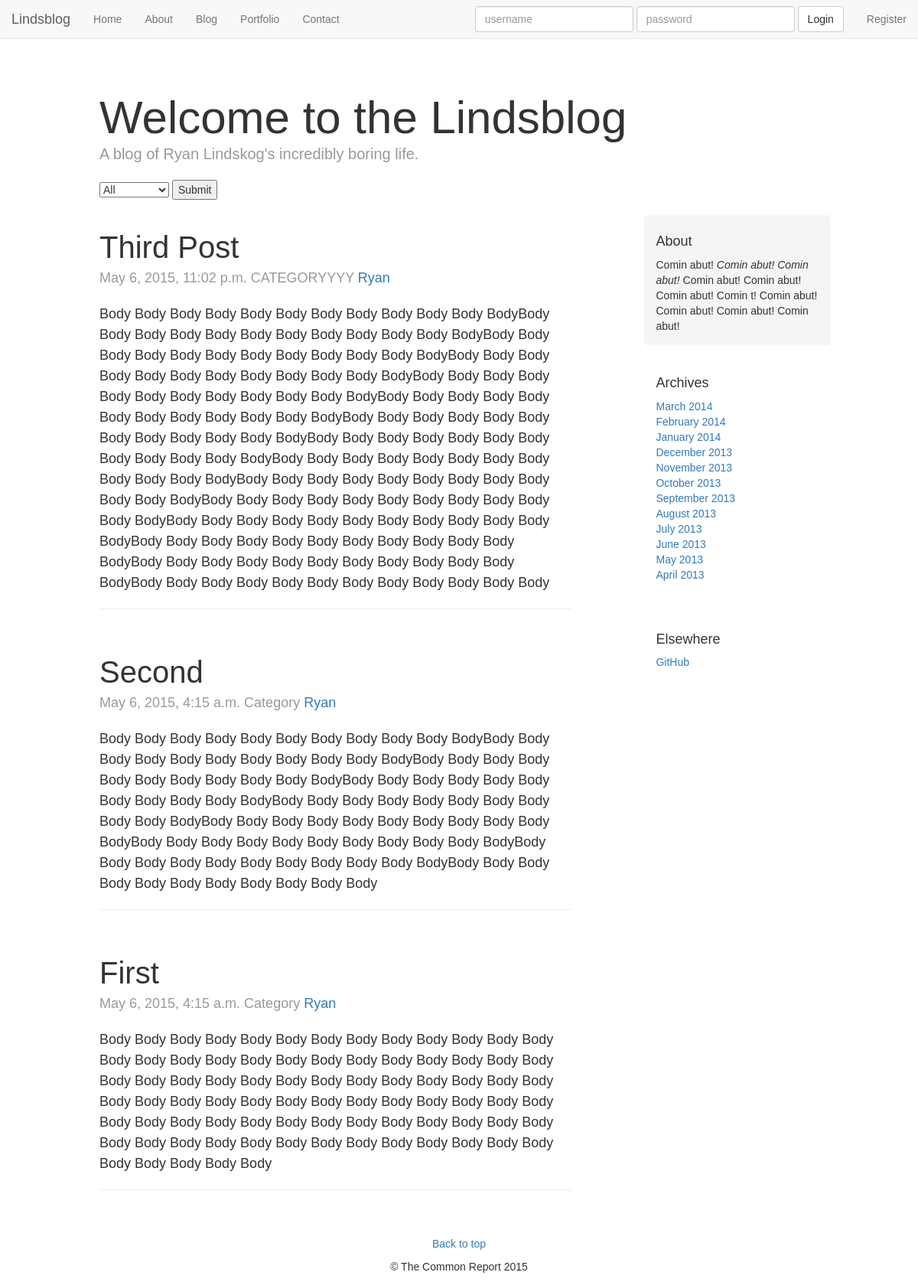
The page /blog/ on the database as committed earlier.
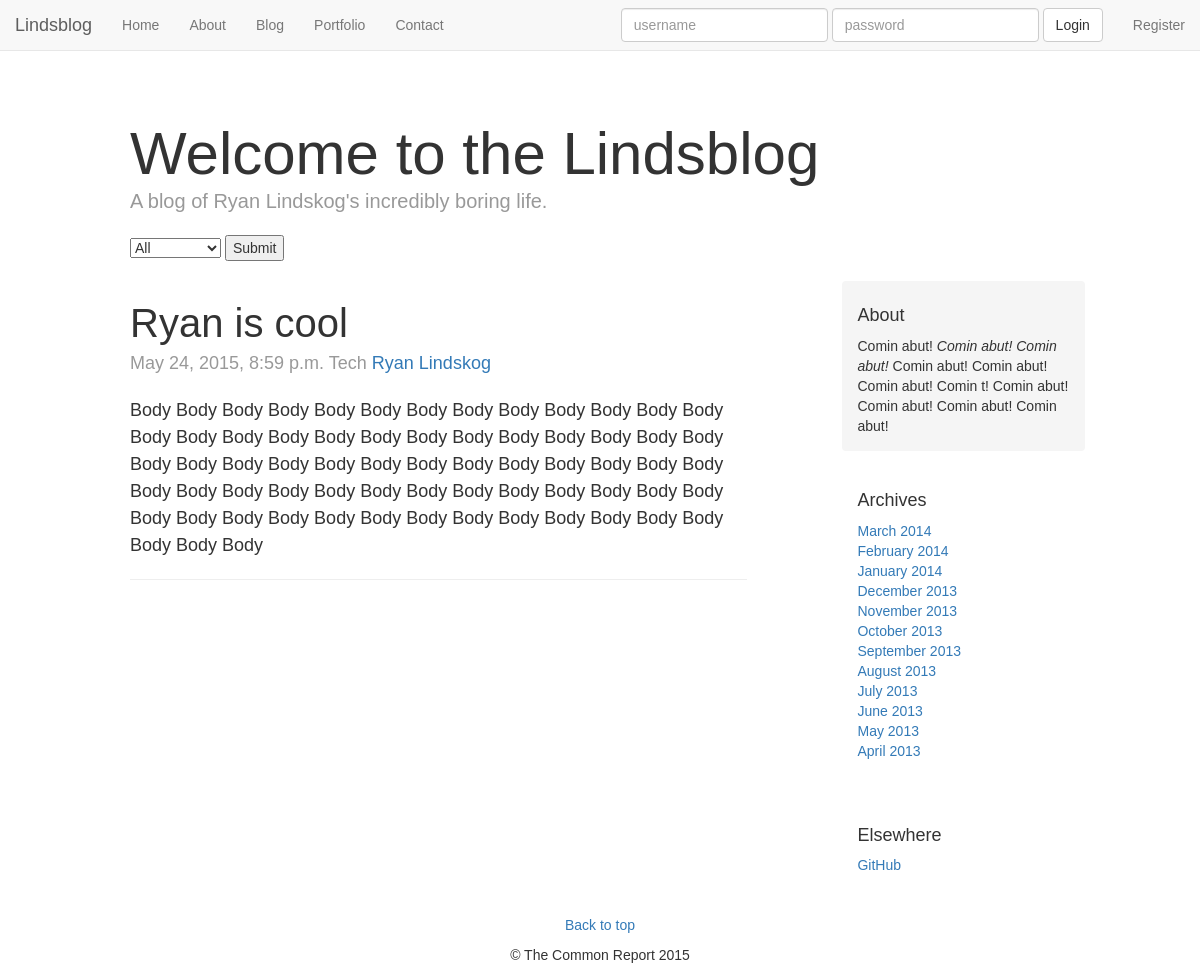
The same page on the database as committed later.
### blog/models.py (models this page shows, shortened)
class Post(models.Model):
    title = models.CharField(max_length=120)
    author = models.CharField(default='Ryan Lindskog', max_length=50)
    CATEGORY_CHOICES = (
        ('Tech', 'Tech'),
        ('Sports', 'Sports'),
        ('Music', 'Music'),
        ('Philosophy', 'Philosophy'),
    )
    category = models.CharField(max_length=120, choices=CATEGORY_CHOICES, default='All')
    body = models.TextField()
    created = models.DateTimeField(auto_now_add=True, auto_now=False)
    edited = models.DateTimeField(auto_now_add=False, auto_now=True)
    slug = models.SlugField(max_length=120, unique=True)

### blog/views.py (the view)
# urls.py: 2. Add a URL to urlpatterns:  url(r'^blog/', include(blog_urls))
def blog(request):
    form = CategoryForm(request.POST or None)
    if form.is_valid():
        category = form.cleaned_data.get('category')
    else:
        category = 'All'
    print(category)
    entries = Post.objects.order_by("-created").all()  # order_by("-created") to reverse
    entry_list = list(entries)
    paginator = Paginator(entries, 12)
    for i in entries:
        print(i.created)
    try:
        page = int(request.GET.get("page", '1')) # this is where you set beginning page!  If you want it to start from last, page = paginator.num_pages
    except ValueError:
        page = 1
    try:
        entries = paginator.page(page)
    except (InvalidPage, EmptyPage):
        entries = paginator.page(paginator.num_pages)
    template = 'blog.html'
    context = dict(posts=entries, user=request.user, form=form, category=category, title=template_title(request))
    return render(request, template, context)

### blog/forms.py
class CategoryForm(forms.Form):
    CATEGORY_CHOICES = (
        ('All', 'All'),
        ('Tech', 'Tech'),
        ('Sports', 'Sports'),
        ('Music', 'Music'),
        ('Philosophy', 'Philosophy'),
    )
    category = forms.ChoiceField(choices=CATEGORY_CHOICES, label='category')

### home/views.py (called while the page is built)
def template_title(a_request):
    user = a_request.user
    path = a_request.get_full_path()
    if path == '/':
        current_page = 'Home'
    else:
        split_path = path.split('/')
        if len(split_path) > 1:
            current_page = path.split('/')[1].title()
        else:
            current_page = path.split('/')[-1].title()
    if user.is_authenticated():
        title_string = "%s | %s" % (user, current_page)
    else:
        title_string = "Signup! | %s" % current_page
    return title_string

### templates/blog.html (shortened to what this page needs)
{% extends 'base.html' %}
{% load crispy_forms_tags %}
  {% block content %}
      <div class="container">
        <div class="blog-header">
            <h1 class="blog-title">Welcome to the Lindsblog</h1>
            <p class="lead blog-description">A blog of Ryan Lindskog's incredibly boring life.</p>
            <form action="" method="post">
                {% for choice in form %}
                        {{ choice }}
                {% endfor %}
                <input type="submit" value="Submit" />
            </form>
          </div>
  <div class="row">
    <div class="col-sm-8 blog-main">
    {% for post in posts %}
        {% if post.category == category %}
            <div class="blog-post">
                <h2 class="blog-post-title"> {{ post.title }} </h2>
                <p class="blog-post-meta">{{ post.created }} {{ post.category }} <a href="#">{{ post.author }}</a></p>
                <p>{{ post.body }}</p>
                <hr>
            </div>
        {% elif category == 'All' %}
            <div class="blog-post">
                <h2 class="blog-post-title"> {{ post.title }} </h2>
                <p class="blog-post-meta">{{ post.created }} {{ post.category }} <a href="#">{{ post.author }}</a></p>
                <p>{{ post.body }}</p>
                <hr>
            </div>
        {% endif %}
    {% endfor %}
    </div>
        <div class="col-sm-3 col-sm-offset-1 blog-sidebar">
          <div class="sidebar-module sidebar-module-inset">
            <h4>About</h4>
            <p>Comin abut! <em>Comin abut! Comin abut! </em> Comin abut! Comin abut! Comin abut! Comin <abu></abu>t! Comin abut! Comin abut! Comin abut! Comin abut! </p>
          </div>
          <div class="sidebar-module">
            <h4>Archives</h4>
            <ol class="list-unstyled">
              <li><a href="#">March 2014</a></li>
              <li><a href="#">February 2014</a></li>
              <li><a href="#">January 2014</a></li>
              <li><a href="#">December 2013</a></li>
              <li><a href="#">November 2013</a></li>
              <li><a href="#">October 2013</a></li>
              <li><a href="#">September 2013</a></li>
              <li><a href="#">August 2013</a></li>
              <li><a href="#">July 2013</a></li>
              <li><a href="#">June 2013</a></li>
              <li><a href="#">May 2013</a></li>
              <li><a href="#">April 2013</a></li>
            </ol>
          </div>
          <div class="sidebar-module">
            <h4>Elsewhere</h4>
            <ol class="list-unstyled">
              <li><a href="https://github.com/rlindskog" target="_blank">GitHub</a></li>
            </ol>
          </div>
        </div>
      </div>
    </div>
  {% endblock %}

### templates/base.html (shortened to what this page needs)
<!DOCTYPE html>
{% load staticfiles %}
<html>
{% include 'head.html' %}
<body>
</body>
{% include 'navbar.html' %}
{% block content %}
{% endblock %}
{% include 'footer.html' %}
</body>
</html>

### templates/head.html (shortened to what this page needs)
{% load staticfiles %}
<head>
    <link href="{% static 'css/bootstrap.min.css' %}" rel="stylesheet">
    <link href="{% static 'css/site.css' %}" rel="stylesheet">
    </head>

### templates/navbar.html (shortened to what this page needs)
{% load staticfiles %}
      <nav class="navbar navbar-default navbar-static-top">
        <div class="container-fluid">
          <div class="navbar-header">
            <a class="navbar-brand" href="/">Lindsblog</a>
          </div>
          <div id="navbar" class="navbar-collapse collapse">
            <ul class="nav navbar-nav">
              <li><a href="{% url 'home' %}">Home</a></li>
              <li><a href="{% url 'about' %}">About</a></li>
              <li><a href="{% url 'blog' %}">Blog</a></li>
              <li><a href="{% url 'portfolio' %}">Portfolio</a></li>
              <li><a href="{% url 'contact' %}">Contact</a></li>
                </ul>
            <ul class="nav navbar-nav navbar-right">
                {% if request.user.is_authenticated %}
                    <li><a href="{% url 'auth_logout' %}">Logout<span class="sr-only">(current)</span></a></li>
                {% else %}
                    <li><a href="{% url 'registration_register' %}">Register<span class="sr-only">(current)</span></a></li>
                {% endif %}
            </ul>
        {% if not request.user.is_authenticated and not "/accounts/login" in request.get_full_path %}
            <form class="navbar-form navbar-right" method="post" action="{% url 'auth_login' %}">
                <div class="form-group">
                    <input class="form-control" type="text" name="username" placeholder="username"/>
                </div>
                <div class="form-group">
                    <input class="form-control" type="password" name="password" placeholder="password"/>
                </div>
                <button class="btn btn-default" type="submit">Login</button>
            </form>
        {% endif %}
          </div>
        </div>
      </nav>

### templates/footer.html
<footer class="footer text-center">
    <p>
        <a href="#">Back to top</a>
    </p>
    <p>&copy; The Common Report 2015</p>
</footer>

### templates/javascript.html (shortened to what this page needs)
{% load staticfiles %}

### static/static_dirs/css/site.css (style rules this page uses)
html, body { font-family: "Georgia", Georgia, Arial, sans-serif; }
@media (min-width: 1200px) { .container { width: 970px; } }
.blog-header { padding-top: 20px; padding-bottom: 20px; }
.blog-title { margin-top: 30px; margin-bottom: 0; font-size: 60px; font-weight: normal; }
.blog-description { font-size: 20px; color: #999; }
.blog-main { font-size: 18px; line-height: 1.5; }
.sidebar-module { padding: 15px; margin: 0 -15px 15px; }
.sidebar-module-inset { padding: 15px; background-color: #f5f5f5; border-radius: 4px; }
.sidebar-module-inset p:last-child, .sidebar-module-inset ul:last-child, .sidebar-module-inset ol:last-child { margin-bottom: 0; }
.blog-post { margin-bottom: 60px; }
.blog-post-title { margin-bottom: 5px; font-size: 40px; }
.blog-post-meta { margin-bottom: 20px; color: #999; }

Rows that differ between the two databases and show on the page:
removed Post: title "Third Post", created "May 6, 2015, 11:02 p.m.", category "CATEGORYYYY", author "Ryan", body "Body Body Body Body Body Body Body Body Body Body Body BodyBody Body Body Body Body Body Body Body Body Body Body BodyBody Body Body Body Body Body Body Body Body Body Body BodyBody Body Body Body Body Body Body Body Body Body Body BodyBody Body Body Body Body Body Body Body Body Body Body BodyBody Body Body Body Body Body Body Body Body Body Body BodyBody Body Body Body Body Body Body Body Body Body Body BodyBody Body Body Body Body Body Body Body Body Body Body BodyBody Body Body Body Body Body Body Body Body Body Body BodyBody Body Body Body Body Body Body Body Body Body Body BodyBody Body Body Body Body Body Body Body Body Body Body BodyBody Body Body Body Body Body Body Body Body Body…"
removed Post: title "Second", created "May 6, 2015, 4:15 a.m.", category "Category", author "Ryan", body "Body Body Body Body Body Body Body Body Body Body BodyBody Body Body Body Body Body Body Body Body Body BodyBody Body Body Body Body Body Body Body Body Body BodyBody Body Body Body Body Body Body Body Body Body BodyBody Body Body Body Body Body Body Body Body Body BodyBody Body Body Body Body Body Body Body Body Body BodyBody Body Body Body Body Body Body Body Body Body BodyBody Body Body Body Body Body Body Body Body Body BodyBody Body Body Body Body Body Body Body Body Body Body"
removed Post: title "First", created "May 6, 2015, 4:15 a.m.", category "Category", author "Ryan", body "Body Body Body Body Body Body Body Body Body Body Body Body Body Body Body Body Body Body Body Body Body Body Body Body Body Body Body Body Body Body Body Body Body Body Body Body Body Body Body Body Body Body Body Body Body Body Body Body Body Body Body Body Body Body Body Body Body Body Body Body Body Body Body Body Body Body Body Body Body Body Body Body Body Body Body Body Body Body Body Body Body Body Body"
added Post: title "Ryan is cool", created "May 24, 2015, 8:59 p.m.", category "Tech", author "Ryan Lindskog", body "Body Body Body Body Body Body Body Body Body Body Body Body Body Body Body Body Body Body Body Body Body Body Body Body Body Body Body Body Body Body Body Body Body Body Body Body Body Body Body Body Body Body Body Body Body Body Body Body Body Body Body Body Body Body Body Body Body Body Body Body Body Body Body Body Body Body Body Body"
